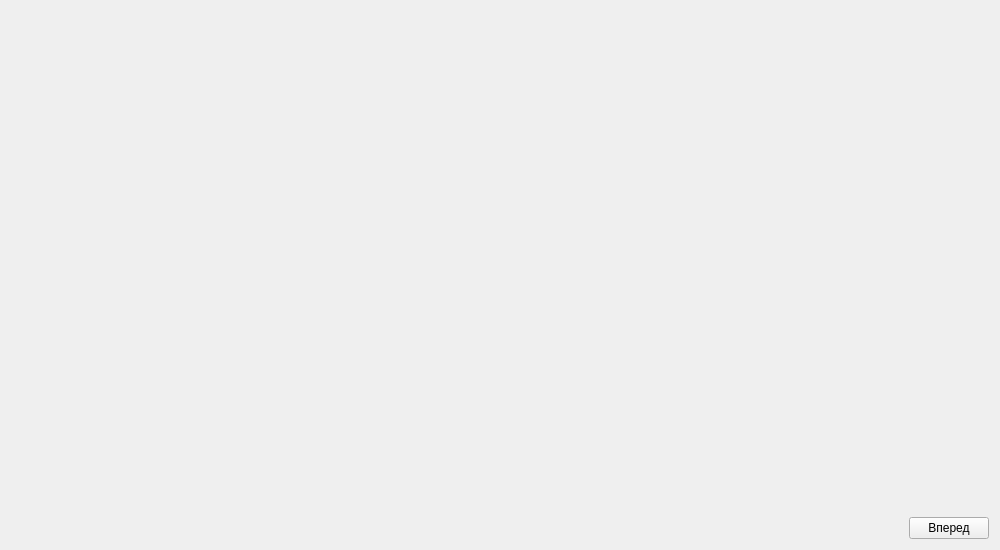
<?xml version="1.0" encoding="UTF-8"?>
<ui version="4.0">
 <class>Widget</class>
 <widget class="QWidget" name="Widget">
  <property name="geometry">
   <rect>
    <x>0</x>
    <y>0</y>
    <width>1000</width>
    <height>550</height>
   </rect>
  </property>
  <property name="minimumSize">
   <size>
    <width>1000</width>
    <height>550</height>
   </size>
  </property>
  <property name="maximumSize">
   <size>
    <width>1000</width>
    <height>550</height>
   </size>
  </property>
  <property name="windowTitle">
   <string>Widget</string>
  </property>
  <layout class="QHBoxLayout" name="horizontalLayout">
   <item>
    <spacer name="horizontalSpacer">
     <property name="orientation">
      <enum>Qt::Horizontal</enum>
     </property>
     <property name="sizeHint" stdset="0">
      <size>
       <width>40</width>
       <height>20</height>
      </size>
     </property>
    </spacer>
   </item>
   <item alignment="Qt::AlignBottom">
    <widget class="QPushButton" name="pushButton">
     <property name="text">
      <string>Вперед</string>
     </property>
     <property name="autoRepeat">
      <bool>true</bool>
     </property>
     <property name="autoRepeatDelay">
      <number>300</number>
     </property>
     <property name="autoRepeatInterval">
      <number>50</number>
     </property>
    </widget>
   </item>
  </layout>
 </widget>
 <layoutdefault spacing="6" margin="11"/>
 <resources/>
 <connections/>
</ui>
